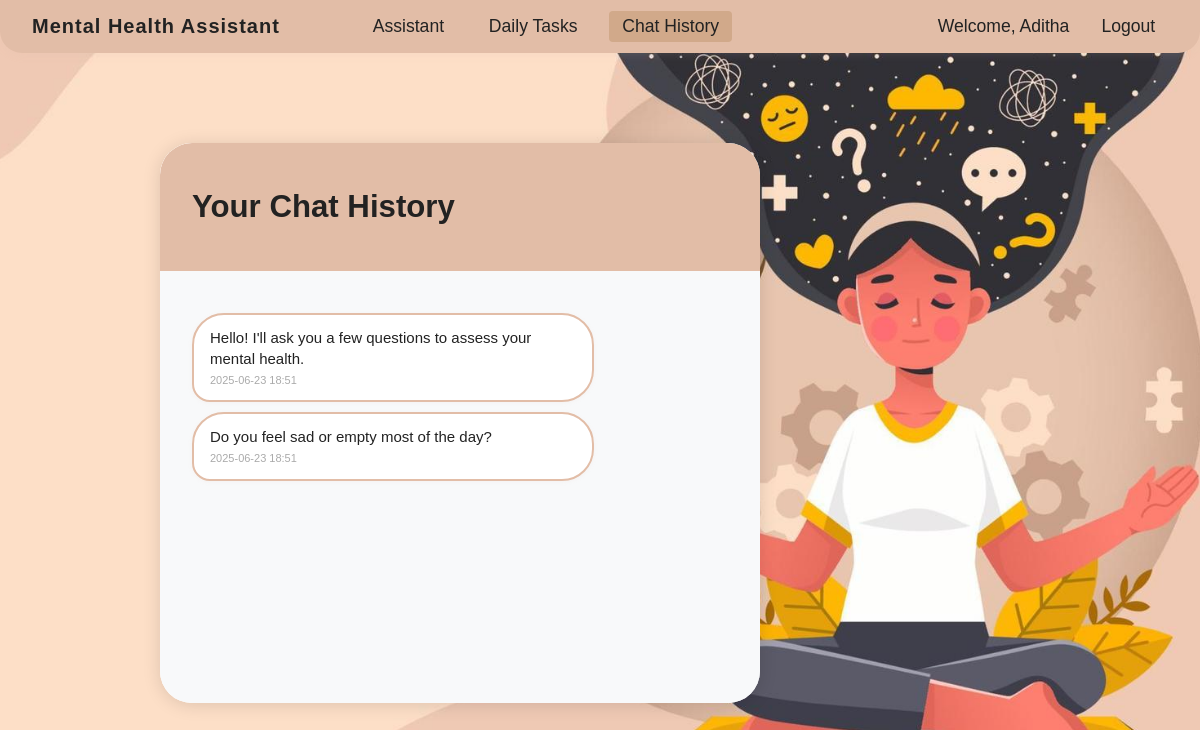
/chat_history (signed in), run on an earlier commit of the app's database.
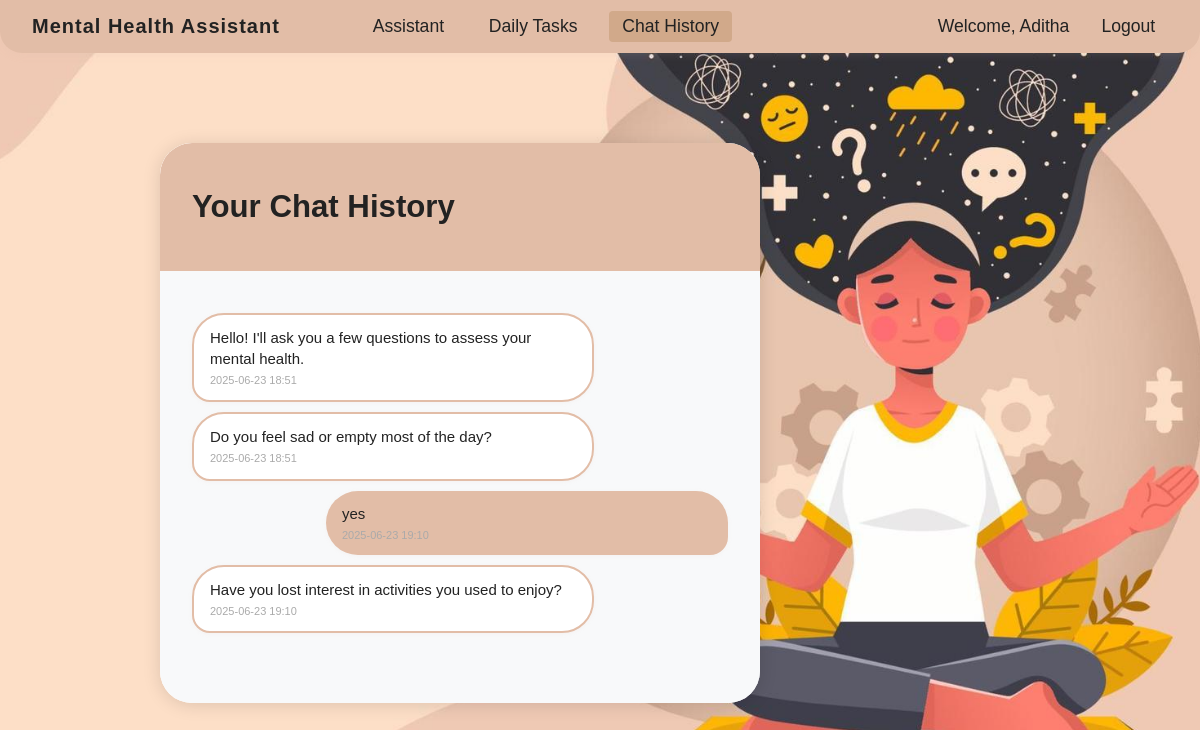
And on a later commit of the database.
### app.py (models this page shows)
class User(db.Model, UserMixin):
    id = db.Column(db.Integer, primary_key=True)
    username = db.Column(db.String(80), unique=True, nullable=False)
    email = db.Column(db.String(120), unique=True, nullable=False)
    password_hash = db.Column(db.String(120), nullable=False)
    created_at = db.Column(db.DateTime, default=datetime.utcnow)
    last_assessment_category = db.Column(db.String(32), nullable=True)

class ChatMessage(db.Model):
    id = db.Column(db.Integer, primary_key=True)
    user_id = db.Column(db.Integer, db.ForeignKey('user.id'), nullable=False)
    sender = db.Column(db.String(10), nullable=False)  # 'user' or 'bot'
    message = db.Column(db.Text, nullable=False)
    timestamp = db.Column(db.DateTime, default=datetime.utcnow)
    user = db.relationship('User', backref=db.backref('chat_messages', lazy=True))

### app.py (the view)
@app.route('/chat_history')
@login_required
def chat_history():
    messages = ChatMessage.query.filter_by(user_id=current_user.id).order_by(ChatMessage.timestamp.asc()).all()
    return render_template('chat_history.html', messages=messages)

### app.py (called while the page is built)
@login_manager.user_loader
def load_user(user_id):
    return User.query.get(int(user_id))

### templates/chat_history.html (shortened to what this page needs)
<!DOCTYPE html>
<html>
<head>
    <link rel="stylesheet" href="{{ url_for('static', filename='css/style.css') }}">
</head>
<body>
    <nav class="navbar">
        <span class="navbar-title">Mental Health Assistant</span>
        <div class="navbar-left">
            <div class="navbar-center">
                <a href="/" class="navbar-link">Assistant</a>
                <a href="/daily_tasks" class="navbar-link">Daily Tasks</a>
                <a href="/chat_history" class="navbar-link active">Chat History</a>
            </div>
        </div>
        <div class="navbar-right">
            <span class="navbar-user">Welcome, {{ current_user.username }}</span>
            <a href="/logout" class="navbar-link">Logout</a>
        </div>
    </nav>
    <div class="main-content">
        <div class="chat-container">
            <div class="chat-header">
                <h2>Your Chat History</h2>
            </div>
            <div class="chat-messages" id="chat-messages">
                {% for msg in messages %}
                    <div class="message {{ 'user-message' if msg.sender == 'user' else 'bot-message' }}">
                        <span>{{ msg.message|safe }}</span>
                        <div style="font-size:11px;color:#aaa;margin-top:4px;">{{ msg.timestamp.strftime('%Y-%m-%d %H:%M') }}</div>
                    </div>
                {% else %}
                    <div class="message bot-message">No chat history yet.</div>
                {% endfor %}
            </div>
        </div>
    </div>
</body>
</html>

### static/css/style.css (style rules this page uses)
body { background: url('/static/images/cover.jpg') no-repeat center center fixed; background-size: cover; font-family: Arial, sans-serif; margin: 0; padding: 0; }
.navbar { display: flex; justify-content: flex-start; align-items: center; background: #E2BDA7; color: #222; padding: 0.7rem 2rem; font-size: 1.1rem; box-shadow: 0 2px 8px rgba(226, 189, 167, 0.13); gap: 2.5rem; border-radius: 0 0 22px 22px; }
.navbar-title { font-weight: bold; font-size: 1.25rem; letter-spacing: 1px; margin-right: 2.5rem; color: #222; }
.navbar-left { display: flex; align-items: center; gap: 1.2rem; }
.navbar-center { display: flex; align-items: center; gap: 1.2rem; }
.navbar-link { color: #222; text-decoration: none; padding: 0.3rem 0.8rem; border-radius: 4px; transition: background 0.2s; }
.navbar-link:hover, .navbar-link.active { background: #d1a98a; }
.navbar-user { font-weight: 500; margin-left: 1.5rem; margin-right: 0.5rem; color: #222; }
.navbar-right { margin-left: auto; display: flex; align-items: center; gap: 0.7rem; }
.main-content { display: flex; flex-direction: row; justify-content: flex-start; align-items: flex-start; min-height: 80vh; margin-top: 60px; margin-left: 60px; }
.chat-container { max-width: 600px; width: 100%; margin-left: 100px; margin-top: 30px; background: rgba(255,255,255,0.93); border-radius: 32px; box-shadow: 0 2px 18px rgba(0, 0, 0, 0.13); min-height: 70vh; max-height: 80vh; display: flex; flex-direction: column; overflow: hidden; align-items: stretch; }
.chat-header { padding: 20px 32px 20px 32px; background: #E2BDA7; color: #222; border-radius: 32px 32px 0 0; text-align: left; font-size: 1.3rem; font-weight: 600; }
.chat-messages { flex: 1; overflow-y: auto; padding: 32px; background-color: #f8f9fa; min-height: 0; max-height: 400px; scrollbar-width: thin; scrollbar-color: #E2BDA7 #f8f9fa; }
.message { margin: 10px 0; padding: 12px 16px; border-radius: 18px; display: block; min-width: 40px; max-width: 75%; line-height: 1.4; font-size: 15px; animation: fadeIn 0.4s ease; word-break: break-word; box-sizing: border-box; text-align: left; clear: both; }
.bot-message { background: #fff; color: #222; margin-right: auto; border-bottom-left-radius: 18px; border-bottom-right-radius: 32px; border-top-right-radius: 32px; border-top-left-radius: 32px; box-shadow: 0 1px 4px rgba(226,189,167,0.10); border: 2px solid #E2BDA7; text-align: left; align-self: flex-start; }
.user-message { background: #E2BDA7; color: #222; margin-left: auto; border-bottom-right-radius: 18px; border-bottom-left-radius: 32px; border-top-right-radius: 32px; border-top-left-radius: 32px; box-shadow: 0 1px 4px rgba(226,189,167,0.10); border: none; text-align: left; align-self: flex-end; }

What changed in the data, as far as the page shows it:
added ChatMessage: message "yes", timestamp "2025-06-23 19:10", sender "user" (drawn)
added ChatMessage: message "Have you lost interest in activities you used to enjoy?", timestamp "2025-06-23 19:10"
